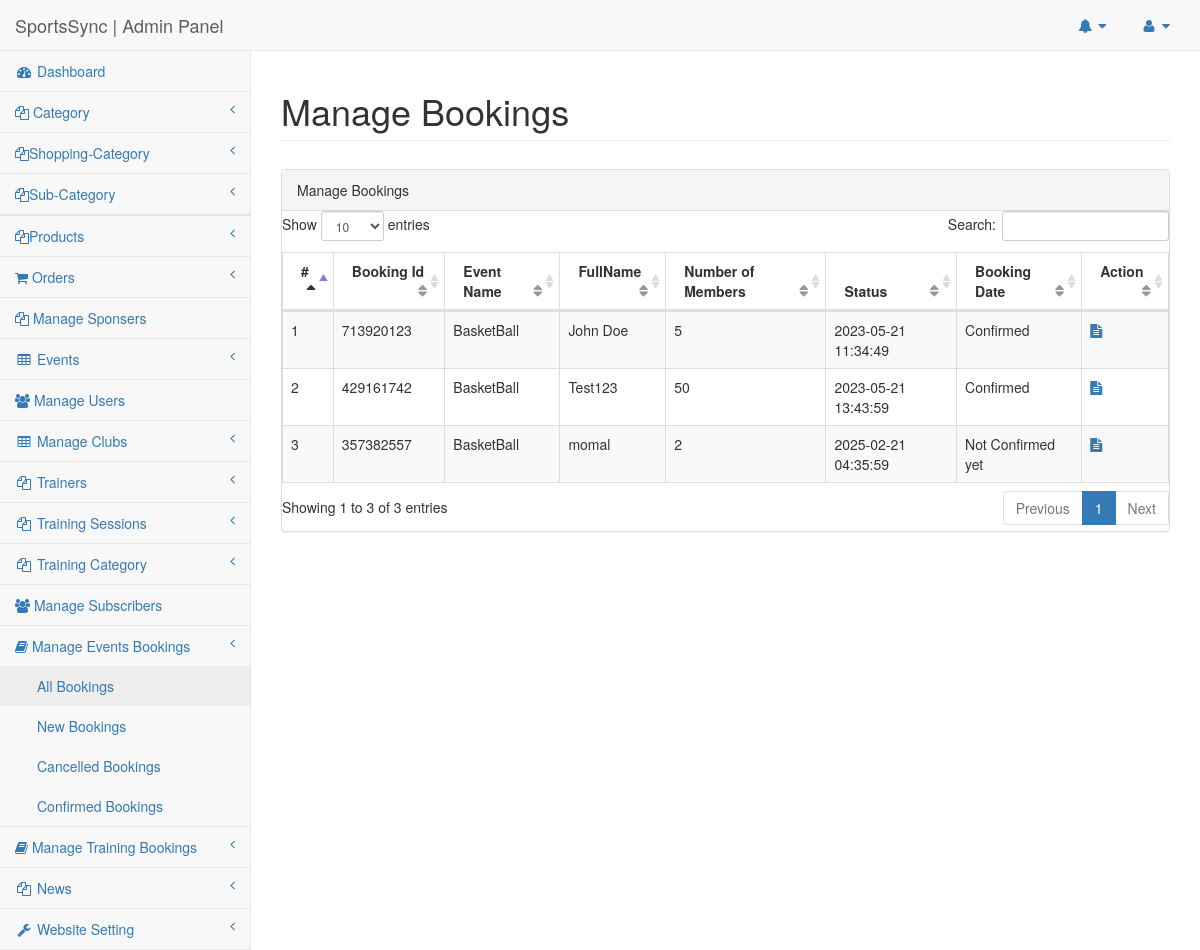
The app's page /SportsClubCode/admin/all-booking.php (signed in) with its own data.
### tables this page shows
CREATE TABLE `tblbookings` (
  `id` int(11) NOT NULL,
  `BookingId` bigint(12) DEFAULT NULL,
  `UserId` int(11) DEFAULT NULL,
  `EventId` int(11) DEFAULT NULL,
  `NumberOfMembers` int(11) DEFAULT NULL,
  `UserRemark` mediumtext DEFAULT NULL,
  `AdminRemark` mediumtext DEFAULT NULL,
  `UserCancelRemark` mediumtext DEFAULT NULL,
  `BookingDate` timestamp NULL DEFAULT current_timestamp(),
  `BookingStatus` varchar(100) DEFAULT NULL,
  `LastUpdationDate` timestamp NULL DEFAULT NULL ON UPDATE current_timestamp()
);

CREATE TABLE `tblevents` (
  `id` int(11) NOT NULL,
  `CategoryId` char(10) DEFAULT NULL,
  `SponserId` char(10) DEFAULT NULL,
  `EventName` varchar(255) DEFAULT NULL,
  `EventDescription` mediumtext DEFAULT NULL,
  `EventStartDate` date DEFAULT NULL,
  `EventEndDate` date DEFAULT NULL,
  `EventLocation` varchar(255) DEFAULT NULL,
  `EventImage` varchar(255) DEFAULT NULL,
  `PostingDate` timestamp NULL DEFAULT current_timestamp(),
  `LastUpdationDate` timestamp NULL DEFAULT NULL ON UPDATE current_timestamp(),
  `IsActive` int(1) DEFAULT NULL
);

CREATE TABLE `tblusers` (
  `Userid` int(11) NOT NULL,
  `FullName` varchar(255) DEFAULT NULL,
  `UserName` varchar(200) DEFAULT NULL,
  `Emailid` varchar(255) DEFAULT NULL,
  `PhoneNumber` bigint(12) DEFAULT NULL,
  `UserGender` varchar(100) DEFAULT NULL,
  `UserPassword` varchar(255) DEFAULT NULL,
  `RegDate` timestamp NULL DEFAULT current_timestamp(),
  `LastUpdationDate` timestamp NULL DEFAULT NULL ON UPDATE current_timestamp(),
  `IsActive` int(1) DEFAULT NULL
);

### SportsClubCode/admin/all-booking.php (the view, shortened to what this page needs)
<?php
include('includes/config.php');
if(strlen($_SESSION['adminsession'])==0)
{
header('location:logout.php');
}
else{
?>
<!DOCTYPE html>
<html lang="en">
<head>
    <link href="../vendor/bootstrap/css/bootstrap.min.css" rel="stylesheet">
    <link href="../vendor/metisMenu/metisMenu.min.css" rel="stylesheet">
    <link href="../dist/css/sb-admin-2.css" rel="stylesheet">
    <link href="../vendor/font-awesome/css/font-awesome.min.css" rel="stylesheet" type="text/css">
    <link href="../vendor/datatables-plugins/dataTables.bootstrap.css" rel="stylesheet">
    <link href="../vendor/datatables-responsive/dataTables.responsive.css" rel="stylesheet">
</head>
<body>
<div id="wrapper">
<nav class="navbar navbar-default navbar-static-top" role="navigation" style="margin-bottom: 0">
<?php include_once('includes/header.php');?>
<?php include_once('includes/leftbar.php');?>
</nav>
        <div id="page-wrapper">
            <div class="row">
                <div class="col-lg-12">
                    <h1 class="page-header"> Manage Bookings</h1>
                </div>
            </div>
            <div class="row" style="margin-top:1%">
                <div class="col-lg-12">
                    <div class="panel panel-default">
                        <div class="panel-heading">
                           Manage Bookings
                        </div
                        <div class="panel-body">
                            <div class="row">
                                <div class="col-lg-12">
                            <table width="100%" class="table table-striped table-bordered table-hover" id="dataTables-example">
                                <thead>
                                    <tr>
                                        <th>#</th>
                                        <th>Booking Id</th>
                                        <th>Event Name</th>
                                        <th>FullName</th>
                                        <th>Number of Members</th>
                                        <th>Status</th>
                                        <th>Booking Date</th>
                                    <th>Action</th>
                                    </tr>
                                </thead>
                                <tbody>
<?php
$sql = "SELECT tblbookings.id as bid,tblbookings.BookingId,tblevents.EventName,tblusers.FullName,tblbookings.NumberOfMembers,tblbookings.BookingStatus,tblbookings.BookingDate from tblbookings left  join tblusers on tblusers.Userid=tblbookings.UserId left join tblevents on tblevents.id=tblbookings.EventId";
$query = $dbh -> prepare($sql);
$query->execute();
$results=$query->fetchAll(PDO::FETCH_OBJ);
$cnt=1;
if($query->rowCount() > 0)
{
foreach($results as $row)
{
    ?>
<tr >
<td><?php echo htmlentities($cnt);?></td>
<td><?php echo htmlentities($row->BookingId);?></td>
<td><?php echo htmlentities($row->EventName);?></td>
<td><?php echo htmlentities($row->FullName);?></td>
<td><?php echo htmlentities($row->NumberOfMembers);?></td>
<td><?php echo htmlentities($row->BookingDate);?></td>
<td><?php $status=$row->BookingStatus;
if($status==""){
echo htmlentities("Not Confirmed yet");
} else {
echo htmlentities("$status");
}
?></td>
<td>
<a href="booking-details.php?bkid=<?php echo htmlentities($row->bid);?>">
<i class="fa fa-file-text"></i>
</a>
                            </a></td>
</tr>
        <?php $cnt++;
    }} ?>
                                </tbody>
                            </table>
                                </div>
                            </div>
                        </div>
                    </div>
                </div>
            </div>
        </div>
</body>
</html>
<?php } ?>

### records on screen
tblbookings: BookingId "713920123", EventId.EventName "BasketBall", UserId.FullName "John Doe", NumberOfMembers "5", BookingDate "2023-05-21 11:34:49", BookingStatus "Confirmed"
tblbookings: BookingId "429161742", EventId.EventName "BasketBall", UserId.FullName "Test123", NumberOfMembers "50", BookingDate "2023-05-21 13:43:59", BookingStatus "Confirmed"
tblbookings: BookingId "357382557", EventId.EventName "BasketBall", UserId.FullName "momal", NumberOfMembers "2", BookingDate "2025-02-21 04:35:59"
